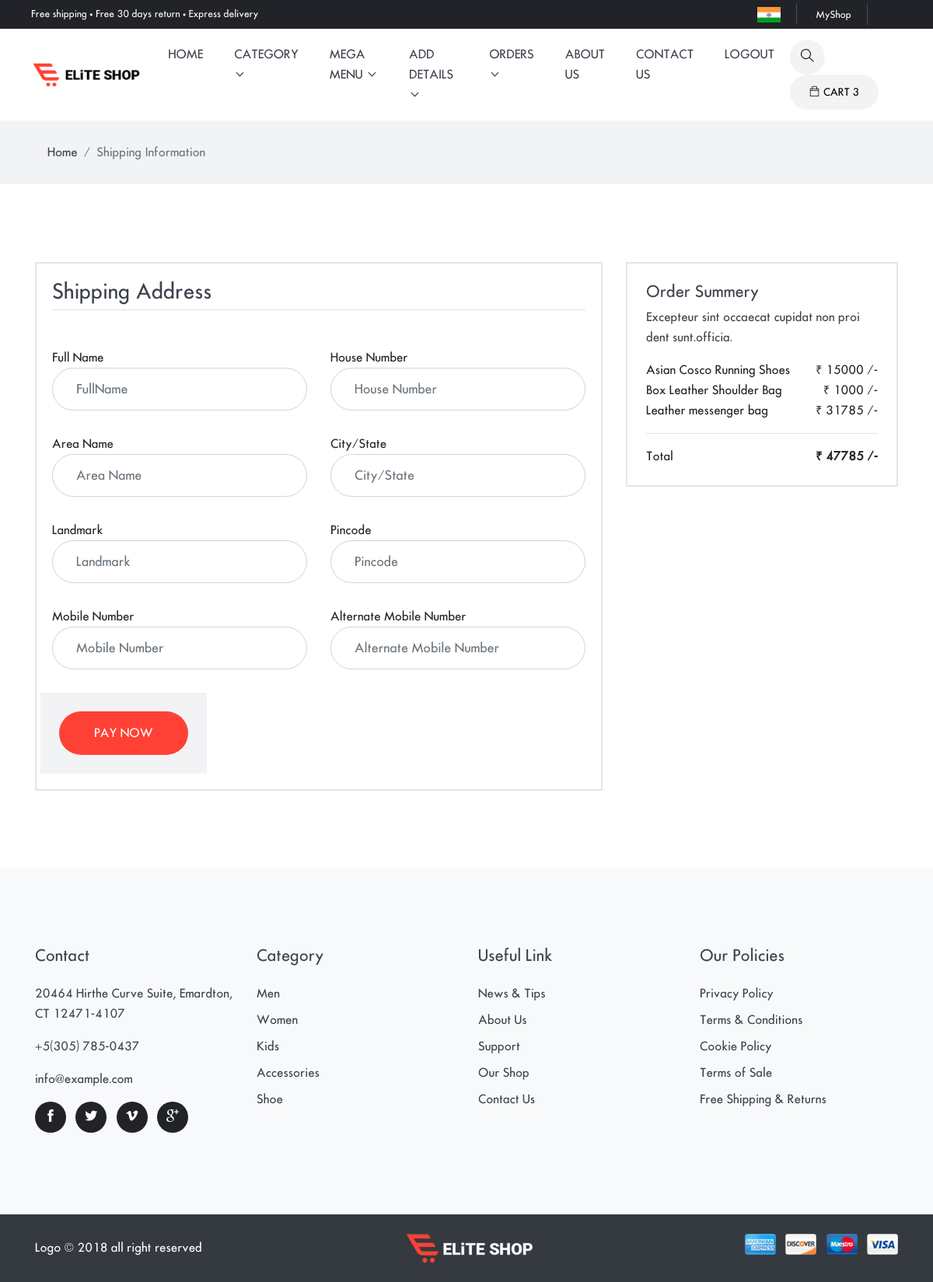
/Order_Product/All/ (signed in), run on the app's committed database.
### shopping/models.py (models this page shows, shortened)
class AddToCartTable(models.Model):
    pro = models.ForeignKey(Product,on_delete=models.CASCADE,null=True)
    usr = models.ForeignKey(User,on_delete=models.CASCADE,null=True)
    quantity = models.IntegerField(null=True)
    TotalPrice = models.IntegerField(null=True)
    size = models.CharField(max_length=100,null=True,blank = True)

class Product(models.Model):
    subcat = models.ForeignKey(SubCategory, on_delete=models.CASCADE, null=True)
    name = models.CharField(max_length=100, null=True)
    price = models.IntegerField(null=True)
    stock = models.IntegerField(null=True)
    img1 = models.FileField(null=True)
    img2 = models.FileField(null=True)
    img3 = models.FileField(null=True)
    des = models.TextField(null=True)
    size = models.CharField(max_length=100,null=True,blank=True)

### shopping/views.py (the view, shortened to what this page needs)
# urls.py: path('Order_Product/<str:cid>/',Checkout,name = 'checkout'),
def Checkout(request,cid):
    form = OrderForm()
    if cid != 'All':
        cartdata = AddToCartTable.objects.filter(id = cid)
    elif cid == 'All':
        cartdata = AddToCartTable.objects.filter(usr = request.user)
    totalpayamount = 0
    for i in cartdata:
        totalpayamount += i.TotalPrice
    d = {"form": form,"cartdata":cartdata,"Grand_total":totalpayamount}
    return render(request,'checkout.html',d)

### shopping/templates/checkout.html (shortened to what this page needs)
{% extends 'base.html' %}
{% load static %}
{% block body %}
<div class="main-wrapper">
<nav class="bg-gray py-3">
  <div class="container">
    <ol class="breadcrumb">
      <li class="breadcrumb-item"><a href="index-2.html">Home</a></li>
      <li class="breadcrumb-item active" aria-current="page">Shipping Information</li>
    </ol>
  </div>
</nav>
<section class="section">
    <div class="container">
        <div class="row">
            <div class="col-md-8">
                <div class="inner-wrapper border-box">
                    <h3 class="mb-5 border-bottom pb-2">Shipping Address</h3>
                    <form action="" class="row" method="post" >
                        <div class="col-sm-6">
                            <label for="firstName">Full Name</label>
                           {{ form.fullname }}
                        </div>
                        <div class="col-sm-6">
                            <label for="lastName">House Number</label>
                            {{ form.houes_no }}
                        </div>
                        <div class="col-sm-6">
                            <label for="email">Area Name</label>
                            {{ form.area_name }}
                        </div>
                        <div class="col-sm-6">
                            <label for="company">City/State</label>
                            {{ form.city_state }}
                        </div>
                        <div class="col-sm-6">
                            <label for="address">Landmark</label>
                           {{ form.landmark }}
                        </div>
                        <div class="col-sm-6">
                            <label for="phone">Pincode</label>
                          {{ form.pincode }}
                        </div>
                        <div class="col-sm-6">
                            <label for="zip-code">Mobile Number</label>
                            {{ form.mobile1 }}
                        </div>
                        <div class="col-sm-6">
                            <label for="fax">Alternate Mobile Number</label>
                             {{ form.mobile2 }}
                        </div>
                         <div class="p-4 bg-gray text-right">
                        <input type="submit" class="btn btn-primary" value="Pay Now">
                    </div>
                    </form>
                </div>
            </div>
            <div class="col-md-4">
                <div class="border-box p-4">
                    <h4>Order Summery</h4>
                    <p>Excepteur sint occaecat cupidat non proi dent sunt.officia.</p>
                    <ul class="list-unstyled">
                        {% for i in cartdata %}
                        <li class="d-flex justify-content-between">
                            <span>{{ i.pro.name }}</span>
                            <span>&#8377; {{ i.TotalPrice }} /-</span>
                        </li>
                        {% endfor %}
                    </ul>
                    <hr>
                    <div class="d-flex justify-content-between">
                        <span>Total</span>
                        <strong>&#8377; {{ Grand_total }} /-</strong>
                    </div>
                </div>
            </div>
        </div>
    </div>
</section>
{% endblock %}

### shopping/templates/base.html (shortened to what this page needs)
<!DOCTYPE html>
<html lang="zxx">
{% load static %}
<head>
  <link rel="stylesheet" href="{% static 'plugins/bootstrap/bootstrap.min.css' %}">
  <link rel="stylesheet" href="{% static 'plugins/themify-icons/themify-icons.css' %}">
  <link rel="stylesheet" href="{% static 'plugins/slick/slick.css' %}">
  <link rel="stylesheet" href="{% static 'plugins/venobox/venobox.css' %}">
  <link rel="stylesheet" href="{% static 'plugins/animate/animate.css' %}">
  <link rel="stylesheet" href="{% static 'plugins/aos/aos.css' %}">
  <link rel="stylesheet" href="{% static 'plugins/bootstrap-touchspin-master/jquery.bootstrap-touchspin.min.css' %}">
  <link rel="stylesheet" href="{% static 'plugins/nice-select/nice-select.css' %}">
  <link rel="stylesheet" href="{% static 'plugins/bootstrap-slider/bootstrap-slider.min.css' %}">
  <link href="{% static 'css/style.css' %}" rel="stylesheet">
</head>
<body>
<header>
  <div class="top-header">
    <div class="row">
      <div class="col-lg-6 text-center text-lg-left">
        <p class="text-white mb-lg-0 mb-1">Free shipping • Free 30 days return • Express delivery</p>
      </div>
      <div class="col-lg-6 text-center text-lg-right">
        <ul class="list-inline">
          <li class="list-inline-item"><img style="height: 20px; width: 30px;" src="{% static 'images/flag1.jpg' %}" alt="flag"></li>
          <li class="list-inline-item"><a href="{% url 'dashboard' 'AllOrder' %}">{{ request.user.username }}</a></li>
        </ul>
      </div>
    </div>
  </div>
</header>
<nav class="navbar navbar-expand-lg navbar-light bg-white w-100" id="navbar">
  <a class="navbar-brand order-2 order-lg-1" href="/"><img class="img-fluid" src="{% static 'images/logo.png' %}" alt="logo"></a>
  <div class="collapse navbar-collapse order-1 order-lg-2" id="navbarSupportedContent">
    <ul class="navbar-nav mx-auto">
      <li class="nav-item">
        <a class="nav-link" href="{% url 'home' %}">home</a>
      </li>
      <li class="nav-item dropdown view">
        <a class="nav-link dropdown-toggle" href="shop.html" role="button" data-toggle="dropdown" aria-haspopup="true"
          aria-expanded="false">
          Category
        </a>
      </li>
      <li class="nav-item dropdown mega-dropdown">
        <a class="nav-link dropdown-toggle" href="#" role="button" data-toggle="dropdown" aria-haspopup="true"
          aria-expanded="false">
          Mega Menu
        </a>
      </li>
      {% if request.user.is_staff %}
          <li class="nav-item dropdown view">
                  <a class="nav-link dropdown-toggle" href="shop.html" role="button" data-toggle="dropdown" aria-haspopup="true"
                    aria-expanded="false">
                    Add Details
                  </a>
                </li>
      <li class="nav-item dropdown view">
                  <a class="nav-link dropdown-toggle" href="shop.html" role="button" data-toggle="dropdown" aria-haspopup="true"
                    aria-expanded="false">
                   Orders
                  </a>
                </li>
      {% endif %}
      <li class="nav-item">
        <a class="nav-link" href="{% url 'about' %}">About Us</a>
      </li>
      <li class="nav-item">
        <a class="nav-link" href="{% url 'contact' %}">Contact Us</a>
      </li>
      {% if not request.user.is_authenticated %}
      <li class="nav-item">
        <a class="nav-link" href="{% url 'login' %}">Login</a>
      </li>
      <li class="nav-item">
        <a class="nav-link" href="{% url 'signup' %}">Signup</a>
      </li>
      {% else %}
       <li class="nav-item">
        <a class="nav-link" href="{% url 'logout' %}">Logout</a>
      </li>
      {% endif %}
    </ul>
  </div>
  <div class="order-3 navbar-right-elements">
    <div class="search-cart">
      <div class="search">
        <button id="searchOpen" class="search-btn"><i class="ti-search"></i></button>
      </div>
      {% if request.user.is_authenticated %}
      <div class="cart">
        <button id="cartOpen" class="cart-btn"><i class="ti-bag"></i><span class="d-xs-none">CART</span> {{ request.user.addtocarttable_set.count }}</button>
      </div>
      {% endif %}
    </div>
  </div>
</nav>
  {% block body %}
  {% endblock %}
<footer class="bg-light">
  <div class="section">
    <div class="container">
      <div class="row">
        <div class="col-md-3 col-sm-6 mb-5 mb-md-0 text-center text-sm-left">
          <h4 class="mb-4">Contact</h4>
          <p>20464 Hirthe Curve Suite, Emardton, CT 12471-4107</p>
          <p>+5(305) 785-0437</p>
          <p>info@example.com</p>
          <ul class="list-inline social-icons">
            <li class="list-inline-item"><a href="#"><i class="ti-facebook"></i></a></li>
            <li class="list-inline-item"><a href="#"><i class="ti-twitter-alt"></i></a></li>
            <li class="list-inline-item"><a href="#"><i class="ti-vimeo-alt"></i></a></li>
            <li class="list-inline-item"><a href="#"><i class="ti-google"></i></a></li>
          </ul>
        </div>
        <div class="col-md-3 col-sm-6 mb-5 mb-md-0 text-center text-sm-left">
          <h4 class="mb-4">Category</h4>
          <ul class="pl-0 list-unstyled">
            <li class="mb-2"><a class="text-color" href="shop.html">Men</a></li>
            <li class="mb-2"><a class="text-color" href="shop.html">Women</a></li>
            <li class="mb-2"><a class="text-color" href="shop.html">Kids</a></li>
            <li class="mb-2"><a class="text-color" href="shop.html">Accessories</a></li>
            <li class="mb-2"><a class="text-color" href="shop.html">Shoe</a></li>
          </ul>
        </div>
        <div class="col-md-3 col-sm-6 mb-5 mb-md-0 text-center text-sm-left">
          <h4 class="mb-4">Useful Link</h4>
          <ul class="pl-0 list-unstyled">
            <li class="mb-2"><a class="text-color" href="about.html">News & Tips</a></li>
            <li class="mb-2"><a class="text-color" href="about.html">About Us</a></li>
            <li class="mb-2"><a class="text-color" href="address.html">Support</a></li>
            <li class="mb-2"><a class="text-color" href="shop.html">Our Shop</a></li>
            <li class="mb-2"><a class="text-color" href="contact.html">Contact Us</a></li>
          </ul>
        </div>
        <div class="col-md-3 col-sm-6 text-center text-sm-left">
          <h4 class="mb-4">Our Policies</h4>
          <ul class="pl-0 list-unstyled">
            <li class="mb-2"><a class="text-color" href="404.html">Privacy Policy</a></li>
            <li class="mb-2"><a class="text-color" href="404.html">Terms & Conditions</a></li>
            <li class="mb-2"><a class="text-color" href="404.html">Cookie Policy</a></li>
            <li class="mb-2"><a class="text-color" href="404.html">Terms of Sale</a></li>
            <li class="mb-2"><a class="text-color" href="dashboard.html">Free Shipping & Returns</a></li>
          </ul>
        </div>
      </div>
    </div>
  </div>
  <div class="bg-dark py-4">
    <div class="container">
      <div class="row">
        <div class="col-md-5 text-center text-md-left mb-4 mb-md-0 align-self-center">
          <p class="text-white mb-0">Logo &copy; 2018 all right reserved</p>
        </div>
        <div class="col-md-2 text-center text-md-left mb-4 mb-md-0">
          <img src="{% static 'images/logo-alt.png' %}" alt="logo">
        </div>
        <div class="col-md-5 text-center text-md-right mb-4 mb-md-0">
          <ul class="list-inline">
            <li class="list-inline-item"><img class="img-fluid rounded atm-card-img" src="{% static 'images/payment-card/card-1.jpg' %}" alt="card"></li>
            <li class="list-inline-item"><img class="img-fluid rounded atm-card-img" src="{% static 'images/payment-card/card-2.jpg' %}" alt="card"></li>
            <li class="list-inline-item"><img class="img-fluid rounded atm-card-img" src="{% static 'images/payment-card/card-3.jpg' %}" alt="card"></li>
            <li class="list-inline-item"><img class="img-fluid rounded atm-card-img" src="{% static 'images/payment-card/card-4.jpg' %}" alt="card"></li>
          </ul>
        </div>
      </div>
    </div>
  </div>
</footer>
</div>
</body>
</html>

### data on the page
AddToCartTable: pro.name "Asian Cosco Running Shoes", TotalPrice "15000"
AddToCartTable: pro.name "Box Leather Shoulder Bag", TotalPrice "1000"
AddToCartTable: pro.name "Leather messenger bag", TotalPrice "31785"

### other printed values
{{ request.user.username }} "MyShop"
{{ request.user.addtocarttable_set.count }} "3"
{{ Grand_total }} "47785"
